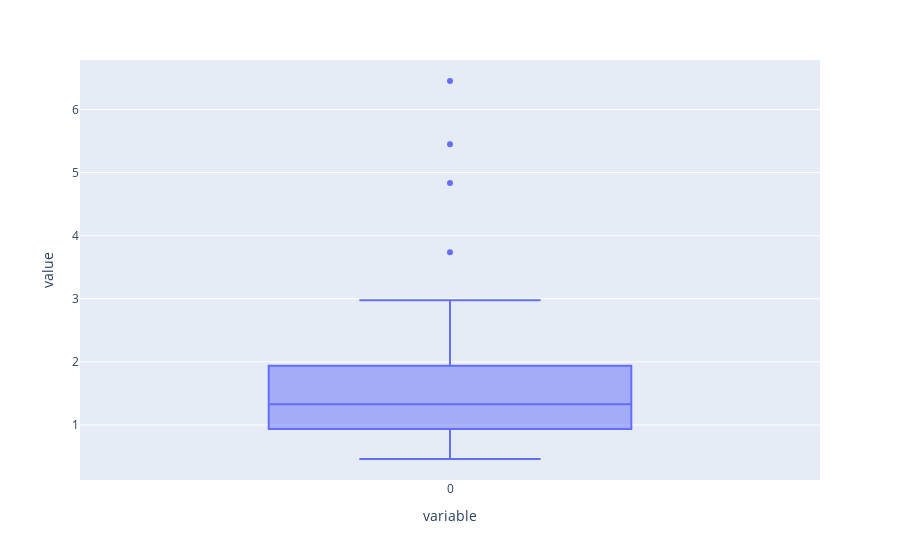

This figure's notebook cell:
### Code cell
px.box(rmwds)

### Figure 1 — Plotly figure (JSON) as saved in the notebook; plotly's stock layout.template omitted (floating-point values rounded to 4 significant figures)
{"data": [{"alignmentgroup": "True", "hovertemplate": "variable=%{x}<br>value=%{y}<extra></extra>", "legendgroup": "", "marker": {"color": "#636efa"}, "name": "", "notched": false, "offsetgroup": "", "orientation": "v", "showlegend": false, "type": "box", "x": ["0", "0", "0", "0", "0", "0", "0", "0", "0", "0", "0", "0", "0", "0", "0", "0", "0", "0", "0", "0", "0", "0", "0", "0", "0", "0", "0", "0", "0", "0", "0", "0", "0", "0", "0", "0", "0", "0", "0", "0", "0", "0", "0", "0", "0", "0", "0", "0", "0", "0", "0", "0", "0", "0", "0", "0", "0", "0", "0", "0", "0", "0", "0", "0", "0", "0", "0", "0", "0", "0", "0", "0", "0", "0", "0", "0", "0", "0", "0", "0", "0", "0"], "x0": " ", "xaxis": "x", "y": [0.7057, 1.113, 0.8057, 2.641, 1.505, 1.568, 1.005, 2.823, 2.326, 0.5323, 1.515, 0.7633, 1.332, 1.414, 1.344, 0.8049, 1.093, 0.77, 0.888, 2.062, 0.7533, 0.8364, 1.158, 0.9351, 1.565, 0.9675, 2.529, 1.937, 0.749, 1.987, 0.583, 1.068, 1.328, 1.257, 1.875, 0.959, 4.834, 2.328, 1.565, 1.157, 1.945, 1.712, 5.45, 2.953, 1.047, 3.738, 1.164, 0.7479, 2.4, 1.508, 2.975, 1.297, 0.4592, 0.862, 0.9748, 1.137, 1.719, 1.507, 1.296, 6.452, 0.9893, 0.8859, 1.327, 1.186, 1.553, 2.417, 0.7538, 1.758, 0.7365, 2.304, 0.7204, 2.115, 0.6665, 0.9412, 1.874, 0.725, 1.725, 1.56, 1.167, 1.507, 2.339, 2.775], "y0": " ", "yaxis": "y"}], "layout": {"boxmode": "group", "legend": {"tracegroupgap": 0}, "margin": {"t": 60}, "xaxis": {"anchor": "y", "domain": [0, 1], "title": {"text": "variable"}}, "yaxis": {"anchor": "x", "domain": [0, 1], "title": {"text": "value"}}}}
